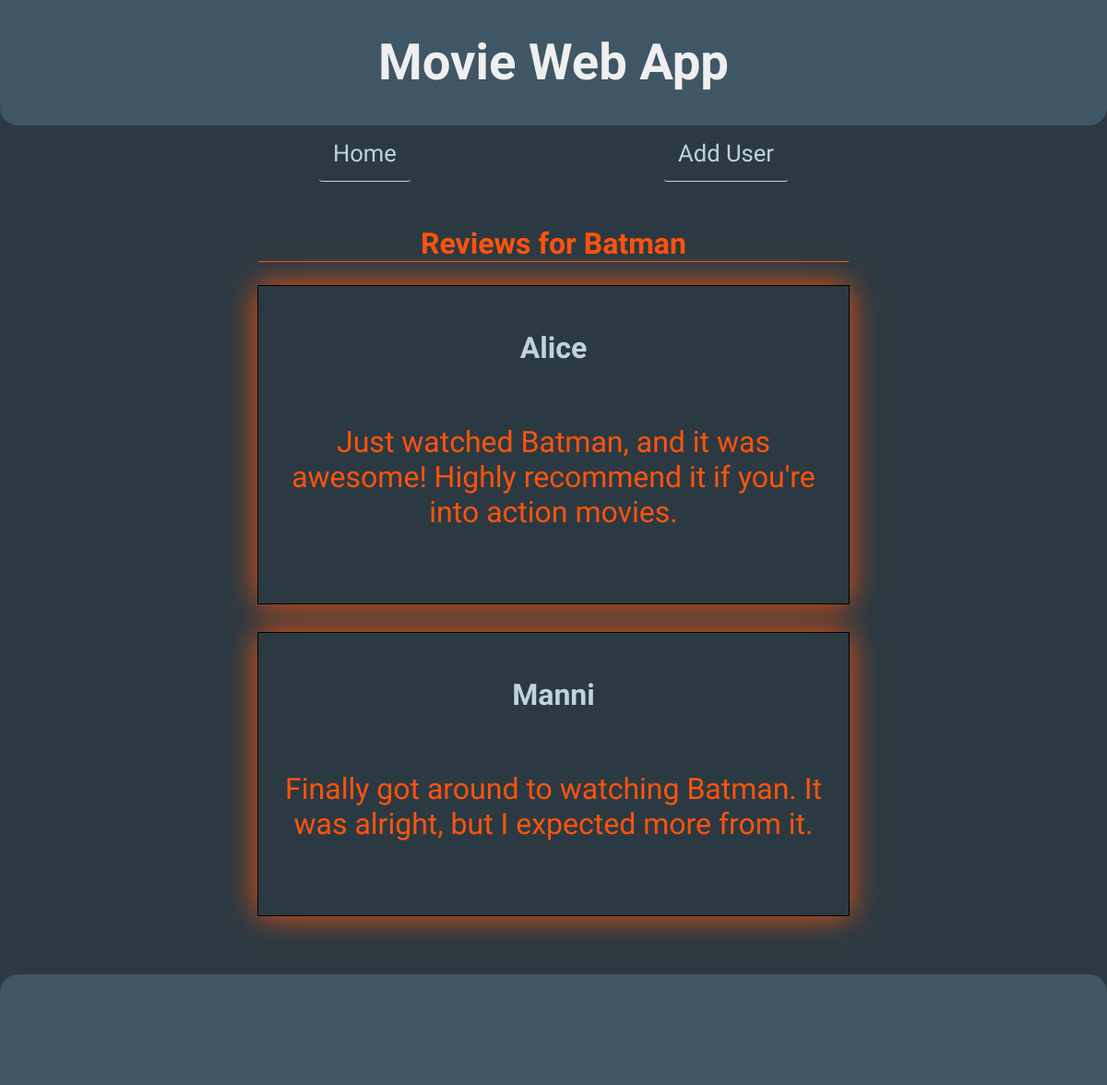
/reviews/1/Batman, run on the app's committed database.
### data_manager/sql_data_models.py (models this page shows, shortened)
class User(db.Model):
    user_id = db.Column(db.Integer, primary_key=True, autoincrement=True)
    user = db.Column(db.String(255), nullable=False)

class Review(db.Model):
    review_id = db.Column(db.Integer, primary_key=True, autoincrement=True)
    user_id = db.Column(db.Integer, db.ForeignKey("user.user_id"), nullable=False)
    movie_id = db.Column(db.Integer, db.ForeignKey("movie.movie_id"), nullable=False)
    review_text = db.Column(db.Text, nullable=False)
    user = db.relationship('User', backref='reviews')

### app.py (the view)
@app.route("/reviews/<movie_id>/<movie_title>")
def list_reviews(movie_id, movie_title):
    reviews = data_manager.get_all_reviews(movie_id)
    return render_index(title="list Reviews - Movie Web App",
                        content_type="list_reviews",
                        movie_title=movie_title,
                        reviews=reviews)

### app.py (called while the page is built)
def render_index(title="Home - Movie App", content_type="home", **kwargs):
    data_to_render = {
        "title": title,
        "content_type": content_type,
        **kwargs
    }
    return render_template("index.html", **data_to_render)

### data_manager/sql_data_manager.py (called while the page is built)
    def get_all_reviews(self, movie_id):
        user_reviews = db.session.query(Review).join(
            User, User.user_id == Review.user_id).filter(
            Review.movie_id == movie_id).all()
        user_reviews_dict = {
            review.review_id: {
                "movie_id": review.movie_id,
                "user_id": review.user_id,
                "user_name": review.user.user,
                "review_text": review.review_text
            }
            for review in user_reviews
        }
        return user_reviews_dict

### templates/index.html (shortened to what this page needs)
<!DOCTYPE html>
<html lang="en">
<head>
    <link rel="stylesheet" href="{{ url_for('static', filename='styles.css') }}" />
</head>
<body>
    <header>
        <h1>Movie Web App</h1>
    </header>
    <nav>
        <div class="nav-links">
            <a id="home" href="{{ url_for('list_all_users') }}">Home</a>
            <a href="{{ url_for('add_user') }}">Add User</a>
        </div>
    </nav>
    <main>
        {% block content %}
        {% if content_type == "home" %}
        {% include "user_templates/list-users.html" %}
        {% elif content_type == "list_movies" %}
        {% include "movie_templates/list-movies.html" %}
        {% elif content_type == "add_user" %}
        {% include "user_templates/add-user.html" %}
        {% elif content_type == "add_movie" %}
        {% include "movie_templates/add-movie.html" %}
        {% elif content_type == "update_movie" %}
        {% include "movie_templates/update-movie.html" %}
        {% elif content_type == "delete_movie" %}
        {% include "movie_templates/delete-movie.html" %}
        {% elif content_type == "add_review" %}
        {% include "movie_templates/add-review.html" %}
        {% elif content_type == "list_reviews" %}
        {% include "movie_templates/list-reviews.html" %}
        {% else %}
        {% include "success.html" %}
        {% endif %}
        {% endblock %}
    </main>
    <footer></footer>
</body>
</html>

### templates/movie_templates/list-reviews.html
<div id="reviews-container">
    {% if not reviews %}
    <h2>{{ movie_title }} currently has no reviews registered</h2>
    {% else %}
    <h2>Reviews for {{ movie_title }}</h2>
    {% for review_id, review in reviews.items() %}
    <div class="reviews">
        <h3>{{ review.get("user_name") }}</h3>
        <ul class="review">
            <p class="review-text">{{ review.get("review_text") }}</p>
        </ul>
    </div>
    {% endfor %}
    {% endif %}

### static/styles.css (style rules this page uses)
:root { --bluish-gray: #3f5765; --dark-bluish-gray: #2b3a42; --neon-orange: #ff530d; --silver-blue: #bdd4de; --white: #efefef; }
html { font-size: 32px; background-color: black; font-family: "Kaushan Script", cursive; }
body { margin: 0; height: auto; background-color: var(--dark-bluish-gray); color: var(--neon-orange); display: flex; flex-direction: column; text-align: center; min-height: 100vh; margin: 0; }
header { background-color: var(--bluish-gray); border-radius: 0 0 20px 20px; }
h1 { font-size: 1.7rem; color: var(--white); background-color: #3f5765; }
h2 { font-size: 1rem; margin-top: 0; border-bottom: solid 1px var(--neon-orange); }
h3 { font-size: 1rem; margin-bottom: 0px; color: var(--silver-blue); text-decoration: none; }
main { display: flex; flex-direction: column; flex-grow: 1; justify-content: space-around; align-items: center; }
a { font-size: 0.6rem; text-decoration: none; color: var(--silver-blue); transition: color 0.3s ease; }
ul { padding: 0; text-align: center; }
p { text-align: center; }
footer { background-color: var(--bluish-gray); height: 100px; margin-top: 1rem; padding: 10px; text-align: center; border-radius: 20px 20px 0 0; }
#reviews-container { max-width: 20rem; }

### data on the page
User: get "Alice"
Review: get "Just watched Batman, and it was awesome! Highly recommend it if you're into action movies."
User: get "Manni"
Review: get "Finally got around to watching Batman. It was alright, but I expected more from it."

### other printed values
{{ movie_title }} "Batman"
